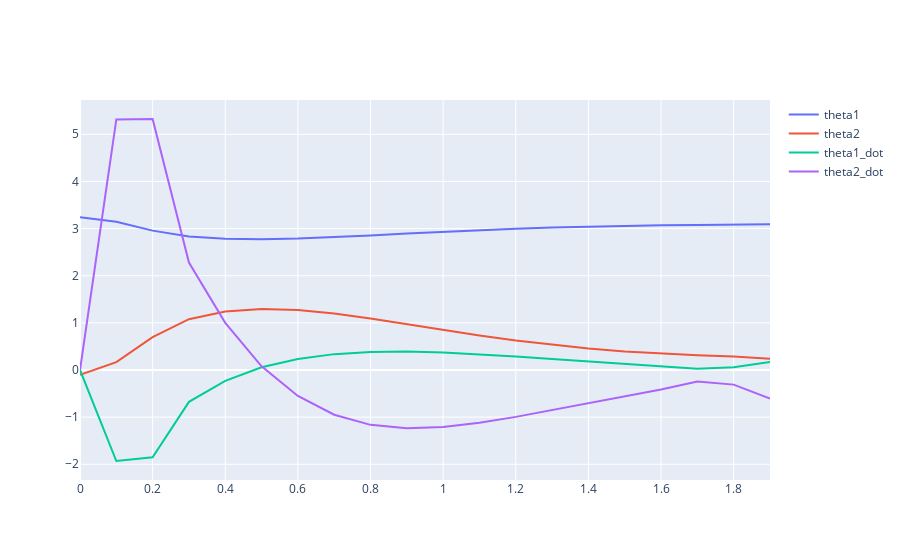

Notebook code for this chart:
### Code cell
eps = 0.1
x0 = torch.Tensor([np.pi+eps, -eps, 0., 0.]).double()
v, res = V(x0)
sys.plot_result(res).show()
